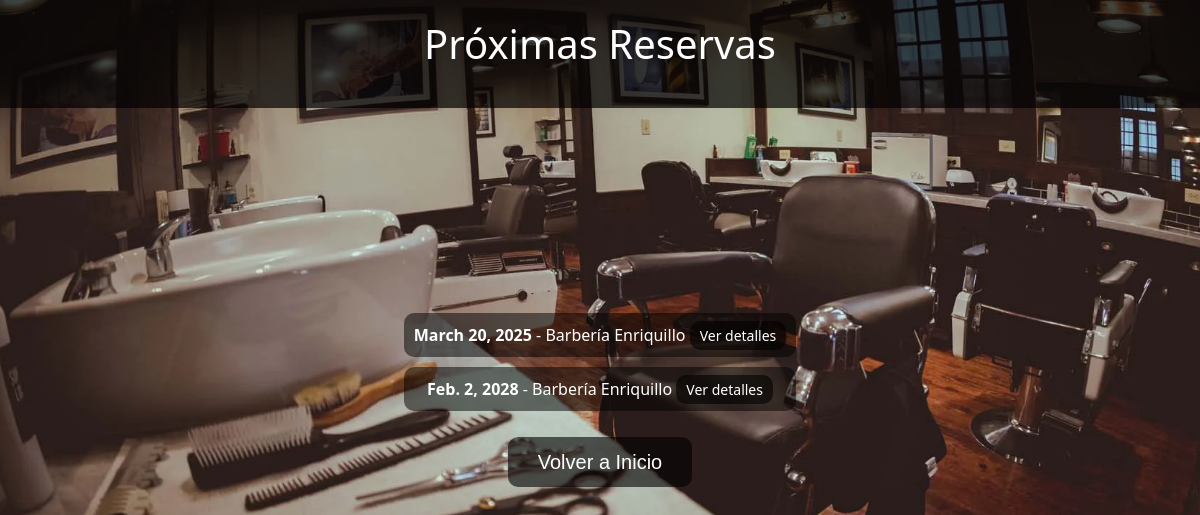
/appointment-upcoming/ (signed in), run on the app's committed database.
### crm/models.py (models this page shows, shortened)
class Appointment(models.Model):
    barber_shop = models.ForeignKey(BarberShop, on_delete=models.CASCADE, default='1', related_name='appointments')
    customer = models.ForeignKey(User, on_delete=models.CASCADE)
    date = models.DateField()
    time = models.TimeField()
    issued_date = models.DateTimeField(default=timezone.now)
    is_expired = models.BooleanField(default=False)

class BarberShop(models.Model):
    name = models.CharField(max_length=100)
    opening_time = models.TimeField(default=time(8, 0)) # Por default empieza a las 8am.
    closing_time = models.TimeField(default=time(17, 0)) # Por default cierra a las 5pm.

### crm/views.py (the view)
# urls.py: path('appointment-upcoming/', appointment_upcoming, name='appointment_upcoming'),
@login_required
def appointment_upcoming(request):
    upcoming_appointments = Appointment.objects.filter(date__gte=date.today(), customer=request.user).order_by('date', 'time')
    page = request.GET.get("page")
    APPOINTMENTS_PER_PAGE = 6
    upcoming_appointments = Paginator(upcoming_appointments, APPOINTMENTS_PER_PAGE)
    try:
        upcoming_appointments = upcoming_appointments.page(page)
    except PageNotAnInteger:
        upcoming_appointments = upcoming_appointments.page(1)
    except EmptyPage:
        upcoming_appointments = upcoming_appointments.page(upcoming_appointments.num_pages)
    return render(request, 'appointment_upcoming.html', {'upcoming_appointments': upcoming_appointments})

### crm/templates/appointment_upcoming.html (shortened to what this page needs)
{% extends 'base.html' %}
{% block header_title %}Próximas Reservas{% endblock %}
{% block content %}
    <div class="upcoming-appointments">
        <ul>
            {% for appointment in upcoming_appointments %}
                <li>
                    <strong>{{ appointment.date }}</strong> - <span style="color: #fff;">{{ appointment.barber_shop.name }}</span>
                    <a href="{% url 'appointment_detail' appointment.id %}">Ver detalles</a>
                </li>
            {% empty %}
            <li>
                <p>No hay próximas reservas.</p>
            </li>
            {% endfor %}
        </ul>
    </div>
{% endblock %}

### crm/static/crm/styles.css (style rules this page uses)
body { background-image: url('./images/Barberia.webp'); background-size: cover; background-position: center; height: 100vh; display: flex; flex-direction: column; align-items: center; justify-content: center; margin: 0; padding: 0; }
.upcoming-appointments { margin-top: 40px; text-align: center; }
.upcoming-appointments ul { list-style-type: none; padding: 0; margin: 0; }
.upcoming-appointments li { background-color: rgba(0, 0, 0, 0.5); padding: 10px; border-radius: 10px; margin-bottom: 10px; color: #fff; }
.upcoming-appointments li strong { color: #fff; }
.upcoming-appointments li a { background-color: rgba(0, 0, 0, 0.6); color: #fff; border: none; border-radius: 10px; padding: 5px 10px; font-size: 14px; cursor: pointer; transition: background-color 0.3s; text-decoration: none; }

### crm/templates/base.html (style rules this page uses)
body { background-image: url('../../static/crm/images/Barberia.webp'); background-size: cover; background-position: center; height: 100vh; display: flex; flex-direction: column; align-items: center; justify-content: center; }

### data on the page
Appointment: date "March 20, 2025", barber_shop.name "Barbería Enriquillo"
Appointment: date "Feb. 2, 2028", barber_shop.name "Barbería Enriquillo"
